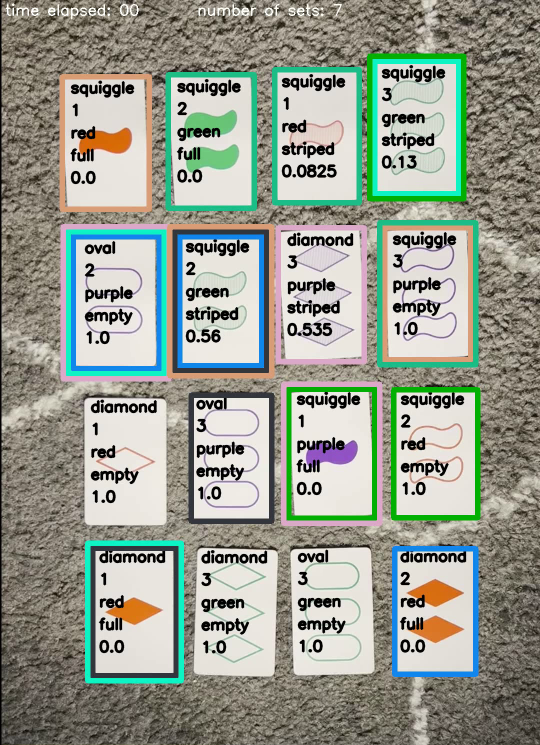
#> input picture frame 3 of output.mp4, 1080 x 1490 px, given in place of video_3.MOV, which was not available (shown at 1/2 size)
$ python main.py
#> lines starting #> are read from the running program, lines starting #| are printed output that depends on the picture; after the words box and inside, x2 and y2 are one past the last pixel; in counts of white or black regions, pixels touching at a corner belong together; pictures that were not available may be replaced by others from this repository, and a replacement may not be noted
#> in main, frame is the input picture: shape (1490, 1080, 3); mean B, G, R 143.4, 155.5, 150.4
### src/classes/Game.py
import cv2
import numpy as np
from . import ManyCards
from . import Card
import random
import hashlib

font = cv2.FONT_HERSHEY_SIMPLEX

# Structure to store the information about a current game

class Game:
    def __init__(self, image):
        self.image = image  # input image of the game board
        self.sets_colors = {}
        self.thresh = 0
        self.BKG_THRESH = 217
        self.CARD_MAX_AREA = 50000
        self.CARD_MIN_AREA = 35000
        self.SHAPE_MIN_AREA = 3500
        self.cards = []
        self.sets = []

    # [4 lines left out: function print_sets, not called in this run]

    def pre_process(self):
        """ Grays, blurs, then chooses the threshold that picks up the most information.
            Can either be chosen adaptively by using the bkg_level variable or
            setting it manually through trial and error"""

        gray = cv2.cvtColor(self.image, cv2.COLOR_BGR2GRAY)
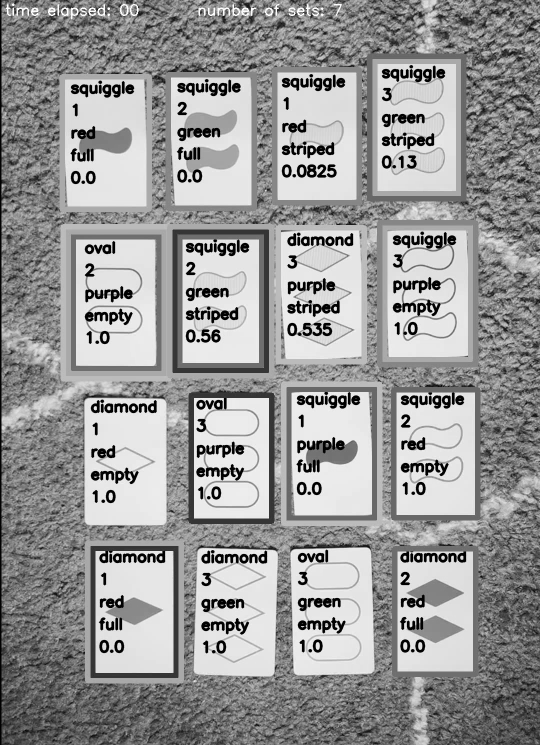
#> gray: shape (1490, 1080) (shown at 1/2 size); min 0, max 255, mean 152.6
        blur = cv2.GaussianBlur(gray, (5, 5), 1)
        img_w, img_h = np.shape(self.image)[:2]
        bkg_level = gray[int(img_h/100)][int(img_w/2)]
#> bkg_level = 110
        thresh_level = self.BKG_THRESH

        retval, thresh = cv2.threshold(blur,thresh_level,100,cv2.THRESH_BINARY)
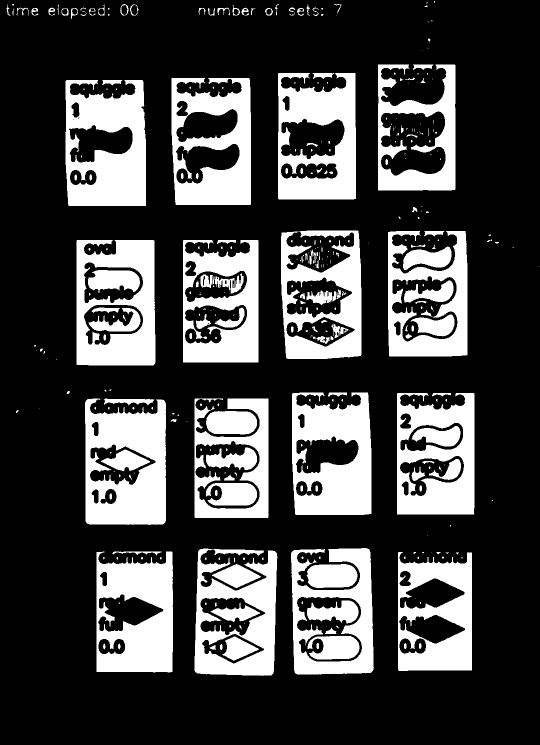
#> thresh: shape (1490, 1080) (shown at 1/2 size); values 0 (black) and 100 (white), 26.8% white; 380 white regions (229 under 20 px)
#> retval = 217
        self.thresh = thresh
        return self

    def get_contours(self):
        """ Most important loop to pick up as much information on the first pass.
            In order to speed up calculation to get real time detection, it only passes
            through the contours once. Returns a list of cards based on the contour size.
            Starts filling in all information without calling helper methods"""
        contours, hierarchy = cv2.findContours(self.thresh, cv2.RETR_CCOMP, cv2.CHAIN_APPROX_SIMPLE)
#> contours = 456 contours, 279 with area under 20; largest, box (x1, y1, x2, y2) and area: (153, 480, 311, 731) 37514, (170, 797, 332, 1050) 36246, (343, 156, 502, 410) 36092, (131, 160, 292, 412) 35864, (556, 146, 712, 399) 35302
        card_list = []
        # store outer contour indices for comparison
        outer_indices = []
        # store current inner contours
        current_inner_contours = []
        current_inner_corner_points = []
        for i in range(len(contours)):
            size = cv2.contourArea(contours[i])
            if self.SHAPE_MIN_AREA < size < self.CARD_MAX_AREA: # relevant contours are bigger than minimum shape size
                                                                # and less than the maximum card size
                peri = cv2.arcLength(contours[i], True)
                approx = cv2.approxPolyDP(contours[i], 0.015 * peri, True) # stricter approx of polygon
                pts = np.float32(approx)

                # if the contour has no parent, it is an outer contour -> it is a card
                if hierarchy[0][i][3] == -1 and size > self.CARD_MIN_AREA:
                    if current_inner_contours:
                        # we add the inner contours to the previous card because we have moved to a new outer contour
                        card_list[-1].inner_contours += current_inner_contours
                        card_list[-1].inner_corner_points += current_inner_corner_points  # add inner contours' corner points to the last card
                        current_inner_contours = []  # reset the contours list
                        current_inner_corner_points = []

                    # initialize card if the condition hold and store all information gathered
                    card = Card.Card()
                    card.card_area = size
                    card.corner_points = pts
                    card.outer_contours = contours[i]
                    outer_indices.append(i)
                    card_list.append(card)
                elif hierarchy[0][i][3] in outer_indices:  # it's an inner contour if its parent is an outer contour
                    current_inner_contours.append(contours[i])
                    current_inner_corner_points.append(pts)
#> this loop made 456 passes
#> (size, peri, card.card_area) on passes 118, 288, 374, 384, 392: (36246, 998.7, 36246), (37513.5, 1010.2, 37513.5), (35863.5, 1121.5, 35863.5), (36091.5, 1228.2, 36091.5), (35302.5, 1115.3, 35302.5)
#> after the loop, card_list = 5 items; current_inner_contours = 1 contour; box (x1, y1, x2, y2) and area: (561, 236, 690, 319) 7520; current_inner_corner_points = 1 item; outer_indices = [117, 287, 373, 383, 391]

        # adding the inner contours for the last card after the loop ends
        if current_inner_contours:
            card_list[-1].inner_contours += current_inner_contours
            card_list[-1].inner_corner_points += current_inner_corner_points  # add inner contours' corner points to the last card

        self.cards = card_list
#> self.cards = 5 items
        return self

    def classify_all_cards(self):
        """ Simple loop to finish the classification of all cards"""
        classified_cards = []
        for c in self.cards:
            c.finish_card(self.image)
            classified_cards.append(c)
#> this loop made 5 passes
#> pass 1, in cluster_pixels, `rect_image = cv2.resize(image[y:y+h, x:x+w], (resize_dim, resize_dim))`:
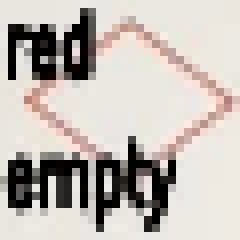
#> rect_image: shape (30, 30, 3) (shown 8 times larger); mean B, G, R 179.7, 185.2, 192.1
#> pass 1, in get_shading, `roi = image[y_start:y_end, x_start:x_end]`:
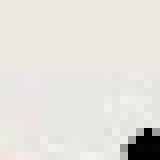
#> roi: shape (20, 20, 3) (shown 8 times larger); mean B, G, R 218.8, 223.5, 226.7
#> after the loop, classified_cards = 5 items
        self.cards = classified_cards
        return self

    def find_sets(self):
        """ Initializes a ManyCards class for simple storage of sets and cards
            returns a list of list (3 elements) of tuples where each tuple is a card in a set
            and the number of times that card has been seen in each game"""

        cards = ManyCards.ManyCards(self.cards)
        cards.return_all_sets().multiple()
        self.sets = cards.sets
        return self

    def display_cards(self):
        """ Method to draw the information of a card on the card for debugging"""
        line_height = 45  # adjust this value as needed
        font = cv2.FONT_HERSHEY_SIMPLEX
        for card in self.cards:
            lines = [
                f"{card.shape}",
                 f"{str(card.count)}",
                f"{card.color}",
                 f"{card.shade}",
                # f"{card.center}",
                # f"{card.top_left}",
                # f"{card.bottom_right}",
                # f"{round(card.avg_intensity, 5)}",
                # f"{card.id}"
            ]
            # adjust the x, y of the text
            x = card.center[0] - 70
            y = card.center[1] - 100
            for i, line in enumerate(lines):
                cv2.putText(self.image, line, (x, y + i * line_height), font, 1, (0,0,0), 4, cv2.LINE_AA)

            # cv2.drawContours(self.image, [card.inner_contours[0]], -1, (0, 255, 0), 2)

        return self.image

    def sort_sets(self):
        """Sorts the sets of cards by their ids"""

        self.sets.sort(key=lambda s: tuple(card_tuple[0].id for card_tuple in s))


    def display_sets(self):
        """ Uses the list of list of tuples from the find_sets method to draw a border on the
            the three cards that make a set. Uses the number of times the card has seen to increment
            the border width and height"""
        for i, s in enumerate(self.sets):

            set_id = tuple(sorted([tup[0].id for tup in s]))  # need a hashable type to use as a dict key

            # use set_id as seed for random color generation. This ensures the color remains consistent
            # on every frame of the game
            seed = int(hashlib.sha256(str(set_id).encode('utf-8')).hexdigest(), 16) % 10**9
            random.seed(seed)

            # generate a unique color for this set
            set_color = (random.randint(0, 255), random.randint(0, 255), random.randint(0, 255))
            self.sets_colors[set_id] = set_color  # store the color used by this set

            for tup in s:
                card = tup[0]
                m = tup[1]
                adj = 10
                top_left = card.top_left
                bottom_right = card.bottom_right

                # increments the width and height of the border by m (number of times the card has been used in a set)
                cv2.rectangle(self.image, tuple(map(lambda x: x - m * adj, top_left)),
                                            tuple(map(lambda x: x + m * adj, bottom_right)), set_color, adj)

        return self.image

    def display_warps(self, canvas_width, canvas_height, n_sets=15):
        """Draws the sets on the right of the game canvas"""

        # prepare a blank white canvas
        canvas = np.ones((canvas_height, canvas_width, 3), np.uint8) * 255  # white canvas
        # if no sets found, return blank canvas
        if len(self.sets) == 0:
            return canvas

        # calculate set and card dimensions based on canvas size and number of spots
        set_height = canvas_height // (n_sets)
        card_width = canvas_width // 3

        # calculate gap size
        card_gap = 8  # adjust as desired
        set_gap = 30  # adjust as desired

        # adjust card dimensions to account for gaps
        card_width -= 2 * card_gap
        set_height -= 1 * set_gap

        # place each card of each set in the canvas

        for i, s in enumerate(self.sets):
            s_sorted = sorted(s, key=lambda card_tuple: card_tuple[0].count)

            for j, card_tuple in enumerate(s_sorted):
                card = card_tuple[0]
                warp = card.warp_card(self.image)

                # maintain the aspect ratio of the warped image
                warped_width, warped_height, _ = warp.shape
                aspect_ratio = warped_height / warped_width + 0.35
                card_height = int(card_width * aspect_ratio)

                # resize the warped image to fit into the canvas
                warp_resized = cv2.resize(warp, (card_width, card_height))

                # calculate start and end positions for the card image, accounting for gaps
                y_start = i * (set_height + 2 * set_gap) + 10
                y_end = y_start + card_height

                x_start = j * (card_width + 2 * card_gap) + 10
                x_end = x_start + card_width

                # place the warped resized card image on the canvas
                canvas[y_start:y_end, x_start:x_end] = warp_resized

        return canvas

### src/classes/Card.py
import numpy as np
import cv2
from collections import Counter
from . import utils

# structure to hold information about a card used for set detection and debugging

class Card:
    def __init__(self):
        self.count = 0
        self.shape = ''
        self.shade = ''
        self.color = ''
        self.outer_contours = None # larger parent contours of the inner contours
        self.inner_contours = [] # for the count (number of shapes)
        self.corner_points = None
        self.inner_corner_points = [] # for shape detection
        self.card_area = 0 # size in pixels of the contour
        self.center = (0, 0)
        self.top_left = (0, 0)
        self.w_h = (0, 0)
        self.bottom_right = (0, 0)
        self.dominant_gbr = (0, 0, 0)
        self.avg_intensity = 0
        self.id = 0

    def __str__(self):
        """Returns a string representation of a card - used for debugging"""
        return f"Card({self.count}, {self.shape}, {self.shade}, {self.color})"

    def make_id(self):
        """Uses the features of the card to make a unique id for a card"""

        self.id = int("".join([str(len(self.shape)),str(len(self.shade)),str(len(self.color)),str(self.count)]))

        return self

    def finish_card(self, image):

        """Finalizes the card classification based on the outer and inner contours of a card"""
        self.count = len(self.inner_contours)
        self.cluster_pixels(image)
        color = utils.bgr_to_color(self.dominant_gbr)
        self.color = color
        self.get_shape()
        self.get_shading(image)
        self.calculate_center()
        self.make_id()

        return self

    def calculate_center(self):
        """ Stores the center, top left, and bottom right corner of the card
            used for drawing of the set borders"""
        if len(self.outer_contours) > 0:
            x, y, w, h = cv2.boundingRect(self.outer_contours)
            self.w_h = (w, h)
            self.center = (int(x + w/2), int(y + h/2))
            if w < 176: # sometime it bugs for some reason -> set it manually
                self.top_left = (x,y)
                self.bottom_right = (x + w, y + h)
            else:
                self.top_left = (x,y)
                self.bottom_right = (x + 172, y + h)
        else:
            self.center = (0, 0)  # reset to (0, 0) if no contours

        return self

    def get_shape(self):
        """Determines and assigns the shape of the card.

        The shape of the card is identified based on its convexity defects and inner corner points. If the number
        of inner corner points is 4, it is a diamond. If the maximum length of convexity defects is more than 1000,
        it is a squiggle. Otherwise, it is an oval"""

        if self.count != 0:
            first_contour = self.inner_contours[0] # first contour is the contour of the shape
            first_inner_corner_points = self.inner_corner_points[0] # estimated cornor points of the shape
            if len(self.inner_corner_points) > 1:
                second_inner_corner_points = self.inner_corner_points[1] # double checks for clarity
            else:
                second_inner_corner_points = []
            convexHull = cv2.convexHull(first_contour, returnPoints = False)
            convexityDefects = cv2.convexityDefects(first_contour, convexHull)
            max_defect_length = np.max([d[0][3] for d in convexityDefects]) # max defect length of bounding rectangle
                                                                            # measured in pixels

            if len(first_inner_corner_points) == 4 or len(second_inner_corner_points) == 4:
                shape = 'diamond'
            elif max_defect_length > 1000:
                shape = 'squiggle'
            else:
                shape = 'oval'

            self.shape = shape

            return self

    # [25 lines of commented-out code are left out]

    def cluster_pixels(self, image, resize_dim=30):
        """ Shrinks the image for faster processing. Then it returns the dominant
            color that is not a 'dull' color based on criteria from trial and error"""
        if self.count != 0:

            first_contour = self.inner_contours[0]
            x, y, w, h = cv2.boundingRect(first_contour)

            # resize the image to reduce the amount of data being processed
            rect_image = cv2.resize(image[y:y+h, x:x+w], (resize_dim, resize_dim))

            all_colors = rect_image.reshape(-1, 3)

            # reduce colors using quantization -> less colors for Counter()
            all_colors = (all_colors // 64) * 64

            # convert to list of tuples

            all_colors = [tuple(color) for color in all_colors] # needs to be hashable
            color_counts = Counter(all_colors)
            valid_colors = {color: count for color, count in color_counts.items() if sum(color) < 600 and
                            sum(color) != 0 and len(np.unique(color)) > 1} # filters the white background of the card
            max_color = max(valid_colors, key=valid_colors.get)

            self.dominant_gbr = max_color

        return self

    # [47 lines of commented-out code are left out]

    def get_shading(self, image):
        """Determines and assigns the shading of the card.

        Calculates the average pixel intensity of pixels of a square in the middle
        of the first inner contour based. this determines the shading of the card:
        'full', 'striped', or 'empty'"""

        if self.count != 0:
            x, y, w, h = cv2.boundingRect(self.inner_contours[0])
            x_c, y_c = (int(x + w/2), int(y + h/2))

            n_pix = 20  # size of ROI to consider

            # make sure ROI stays within image bounds

            y_start = max(0, y_c - n_pix // 2)
            y_end = min(image.shape[0], y_c + n_pix // 2)

            x_start = max(0, x_c - n_pix // 2)
            x_end = min(image.shape[1], x_c + n_pix // 2)

            roi = image[y_start:y_end, x_start:x_end]
            all_colors = roi.reshape(-1, 3)

            # get all pixels where the sum of the pixel intensities is greater than 650
            high_intensity_pixels = np.where(np.sum(all_colors, axis=1) > 660)

            # calculate the total number of pixels
            total_pixels = roi.shape[0] * roi.shape[1]

            # calculate the ratio of high-intensity pixels
            avg_intensity = len(high_intensity_pixels[0]) / total_pixels
            self.avg_intensity = avg_intensity

            if avg_intensity > 0.98:
                shade = 'empty'
            elif avg_intensity < 0.02:
                shade = 'full'
            else:
                shade = 'striped'

            self.shade = shade

            return self

    def warp_card(self, image):
        if self.count != 0:
            pts = self.corner_points
            w, h = self.w_h

            warp = utils.flattener(image, pts, w, h)

            return warp

### src/classes/utils.py
import cv2
import numpy as np

def flattener(image, pts, w, h):
    """Flattens an image of a card into a top-down 200x300 perspective.
    Returns the flattened, re-sized, grayed image.

    See www.pyimagesearch.com/2014/08/25/4-point-opencv-getperspective-transform-example/"""
    temp_rect = np.zeros((4,2), dtype = "float32")

    s = np.sum(pts, axis = 2)

    tl = pts[np.argmin(s)]
    br = pts[np.argmax(s)]

    diff = np.diff(pts, axis = -1)
    tr = pts[np.argmin(diff)]
    bl = pts[np.argmax(diff)]

    # Need to create an array listing points in order of
    # [top left, top right, bottom right, bottom left]
    # before doing the perspective transform

    if w <= 0.8*h: # If card is vertically oriented
        temp_rect[0] = tl
        temp_rect[1] = tr
        temp_rect[2] = br
        temp_rect[3] = bl

    if w >= 1.2*h: # If card is horizontally oriented
        temp_rect[0] = bl
        temp_rect[1] = tl
        temp_rect[2] = tr
        temp_rect[3] = br

    # If the card is 'diamond' oriented, a different algorithm
    # has to be used to identify which point is top left, top right
    # bottom left, and bottom right.

    if w > 0.8*h and w < 1.2*h: #If card is diamond oriented
        # If furthest left point is higher than furthest right point,
        # card is tilted to the left.
        if pts[1][0][1] <= pts[3][0][1]:
            # If card is titled to the left, approxPolyDP returns points
            # in this order: top right, top left, bottom left, bottom right
            temp_rect[0] = pts[1][0] # Top left
            temp_rect[1] = pts[0][0] # Top right
            temp_rect[2] = pts[3][0] # Bottom right
            temp_rect[3] = pts[2][0] # Bottom left

        # If furthest left point is lower than furthest right point,
        # card is tilted to the right
        if pts[1][0][1] > pts[3][0][1]:
            # If card is titled to the right, approxPolyDP returns points
            # in this order: top left, bottom left, bottom right, top right
            temp_rect[0] = pts[0][0] # Top left
            temp_rect[1] = pts[3][0] # Top right
            temp_rect[2] = pts[2][0] # Bottom right
            temp_rect[3] = pts[1][0] # Bottom left


    maxWidth = 200
    maxHeight = 300

    # Create destination array, calculate perspective transform matrix,
    # and warp card image
    dst = np.array([[0,0],[maxWidth-1,0],[maxWidth-1,maxHeight-1],[0, maxHeight-1]], np.float32)
    M = cv2.getPerspectiveTransform(temp_rect,dst)
    warp = cv2.warpPerspective(image, M, (maxWidth, maxHeight))

    return warp

def bgr_to_color(bgr):
    """Returns the color as a string based on values of BGR"""

    # unpack the RGB values into separate variables
    b,g,r = bgr

    # if the red value is greater than the green and blue values, return red
    if r > g and r > b and r > 120:
        return "red"

    # if the green value is greater than the red and blue values, return green
    elif g > r and g > b:
        return "green"

    # if none of the above conditions are met, return purple
    else:
        return "purple"

def all_same_or_different(items):
    return len(set(items)) == 1 or len(set(items)) == len(items)

# [6 lines left out: function resize, not called in this run]

### src/classes/ManyCards.py
from itertools import combinations

# structure to hold information about many cards - calculates sets

class ManyCards:
    def __init__(self, cards):
        self.cards = cards
        self.sets = []

    def __str__(self):
        return f"num of sets: {len(self.sets)}"

    def is_set(self, card1, card2, card3):
        """ Boolean whether or not three cards make a set"""
        # check if any card count is 0 -> card must have inner contours
        if card1.count == 0 or card2.count == 0 or card3.count == 0:
            return False
        # check if the color is a set
        if (card1.color == card2.color and card2.color == card3.color) or \
        (card1.color != card2.color and card2.color != card3.color and card1.color != card3.color):
            # check if the number of shapes is a set
            if (card1.count == card2.count and card2.count == card3.count) or \
            (card1.count != card2.count and card2.count != card3.count and card1.count != card3.count):
                # check if the shade is a set
                if (card1.shade == card2.shade and card2.shade == card3.shade) or \
                (card1.shade != card2.shade and card2.shade != card3.shade and card1.shade != card3.shade):
                    # check if the shape is a set
                    if (card1.shape == card2.shape and card2.shape == card3.shape) or \
                    (card1.shape != card2.shape and card2.shape != card3.shape and card1.shape != card3.shape):
                        return True

        return False


    def return_all_sets(self):
        """ Creates all 3 card combos with the n cards shown and returns all the ones that make a set in a list"""
        combos = list(combinations(self.cards, 3))
#> combos = 10 items
#> (the rest of the program and of its run is left out)
